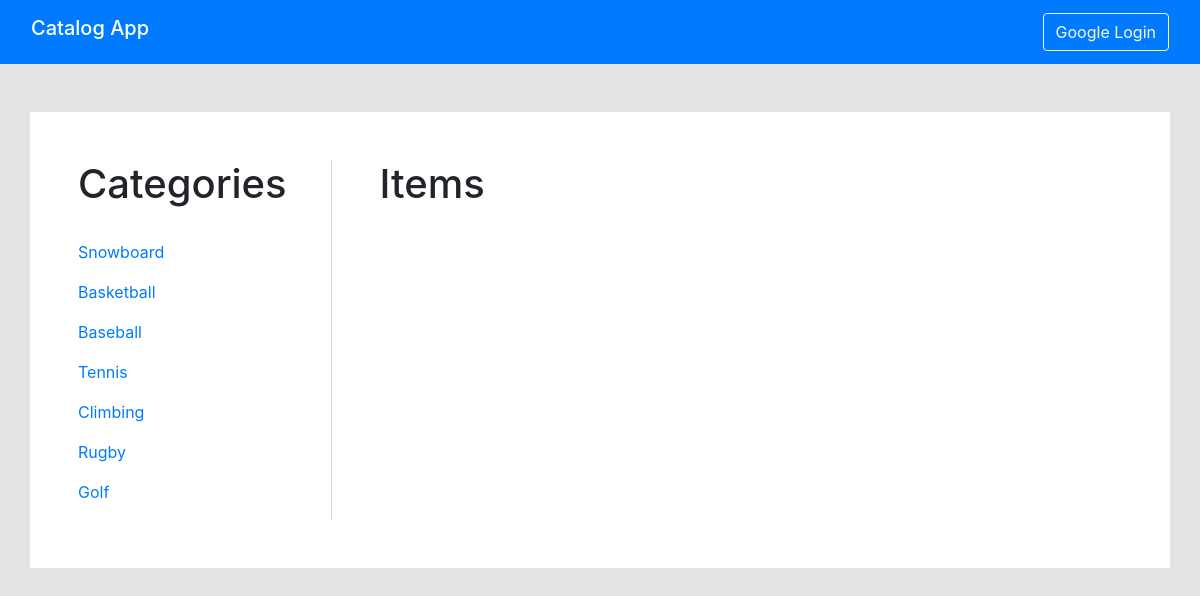
The page /catalog/11/items/ on the database its author committed.
### app/models.py (models this page shows, shortened)
class Category(db.Model):
    id = db.Column(db.Integer, primary_key=True)
    title = db.Column(db.String(64), index=True, unique=True)
    items = db.relationship('Item', backref='category', lazy='dynamic')

### app/routes.py (the view)
@app.route('/catalog/<category_id>/items/')
def category(category_id):
    categories = Category.query.all()
    category = Category.query.get(category_id)
    items = Item.query.filter_by(category=category)
    return render_template('category.html', title='Catalog App',
                           categories=categories, items=items)

### app/templates/category.html (shortened to what this page needs)
{% extends "base.html" %}
{% block content %}
        <div class="row">
            <div class="col-md-3" style="border-right: 1px solid #D6D6D6;">
                <h1>Categories</h1>
                <br>
                {% for category in categories %}
                <div>
                    <p>
                        <a href="{{url_for('category', category_id = category.id)}}">
                            {{category.title}}
                        </a>
                    </p>
                </div>
                {% endfor %}
            </div>
            <div class="col-md-9  pl-5">
                <h1>Items</h1>
                <br>
            </div>
        </div>
{% endblock %}

### rows shown on the page
Category: title "Snowboard"
Category: title "Basketball"
Category: title "Baseball"
Category: title "Tennis"
Category: title "Climbing"
Category: title "Rugby"
Category: title "Golf"
